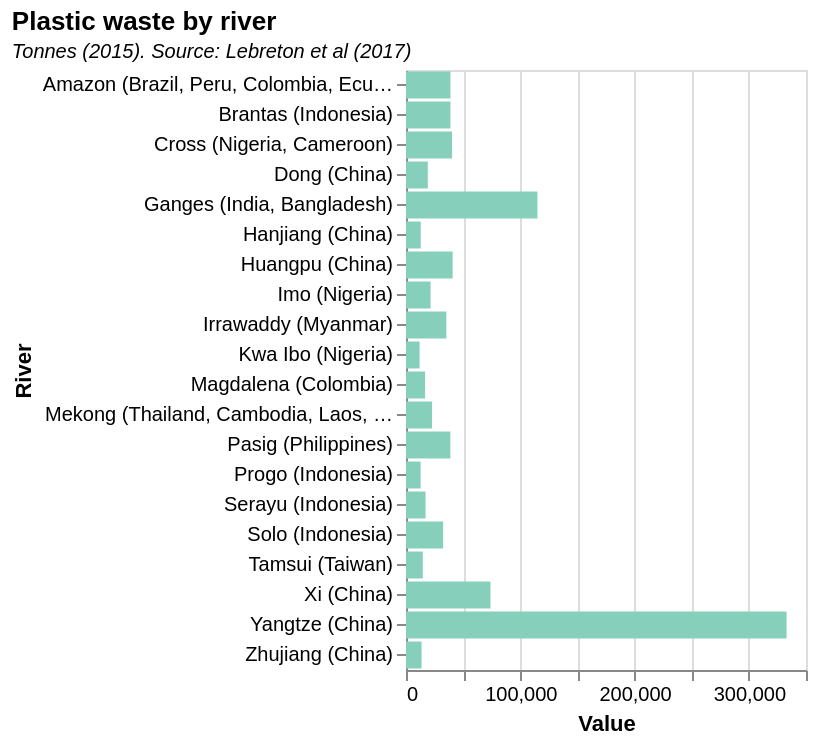

Vega-Lite specification for this chart:
### Vega-Lite specification from a JSON file in a GitHub repository (floating-point values rounded to 4 significant figures)
{"$schema": "https://vega.github.io/schema/vega-lite/v5.json", "description": "Ocean plastic", "title": {"text": "Plastic waste by river", "subtitle": "Tonnes (2015). Source: Lebreton et al (2017)", "subtitleFontStyle": "italic", "subtitleFontSize": 10, "anchor": "start", "color": "black"}, "data": {"values": [{"River": "Amazon (Brazil, Peru, Colombia, Ecuador)", "Value": "38900", "Detail": "Plastic mass input from rivers (2015)"}, {"River": "Brantas (Indonesia)", "Value": "38900", "Detail": "Source: Lebreton et al (2017)"}, {"River": "Cross (Nigeria, Cameroon)", "Value": "40300", "Detail": "Tonnes"}, {"River": "Dong (China)", "Value": "19100", "Detail": ""}, {"River": "Ganges (India, Bangladesh)", "Value": "115000", "Detail": ""}, {"River": "Hanjiang (China)", "Value": "12900", "Detail": ""}, {"River": "Huangpu (China)", "Value": "40800", "Detail": ""}, {"River": "Imo (Nigeria)", "Value": "21500", "Detail": ""}, {"River": "Irrawaddy (Myanmar)", "Value": "35300", "Detail": ""}, {"River": "Kwa Ibo (Nigeria)", "Value": "11900", "Detail": ""}, {"River": "Magdalena (Colombia)", "Value": "16700", "Detail": ""}, {"River": "Mekong (Thailand, Cambodia, Laos, China, Myanmar, Vietnam)", "Value": "22800", "Detail": ""}, {"River": "Pasig (Philippines)", "Value": "38800", "Detail": ""}, {"River": "Progo (Indonesia)", "Value": "12800", "Detail": ""}, {"River": "Serayu (Indonesia)", "Value": "17100", "Detail": ""}, {"River": "Solo (Indonesia)", "Value": "32500", "Detail": ""}, {"River": "Tamsui (Taiwan)", "Value": "14700", "Detail": ""}, {"River": "Xi (China)", "Value": "73900", "Detail": ""}, {"River": "Yangtze (China)", "Value": "333000", "Detail": ""}, {"River": "Zhujiang (China)", "Value": "13600", "Detail": ""}]}, "mark": {"type": "bar", "color": "#86d0bb", "strokeWidth": 2, "opacity": 1}, "height": 300, "width": 200, "encoding": {"y": {"field": "River", "type": "ordinal", "axis": {}}, "x": {"field": "Value", "type": "quantitative"}, "tooltip": [{"field": "River", "type": "nominal", "title": "River (country)"}, {"field": "Value", "type": "quantitative", "title": "Plastic waste (tonnes)"}]}}
